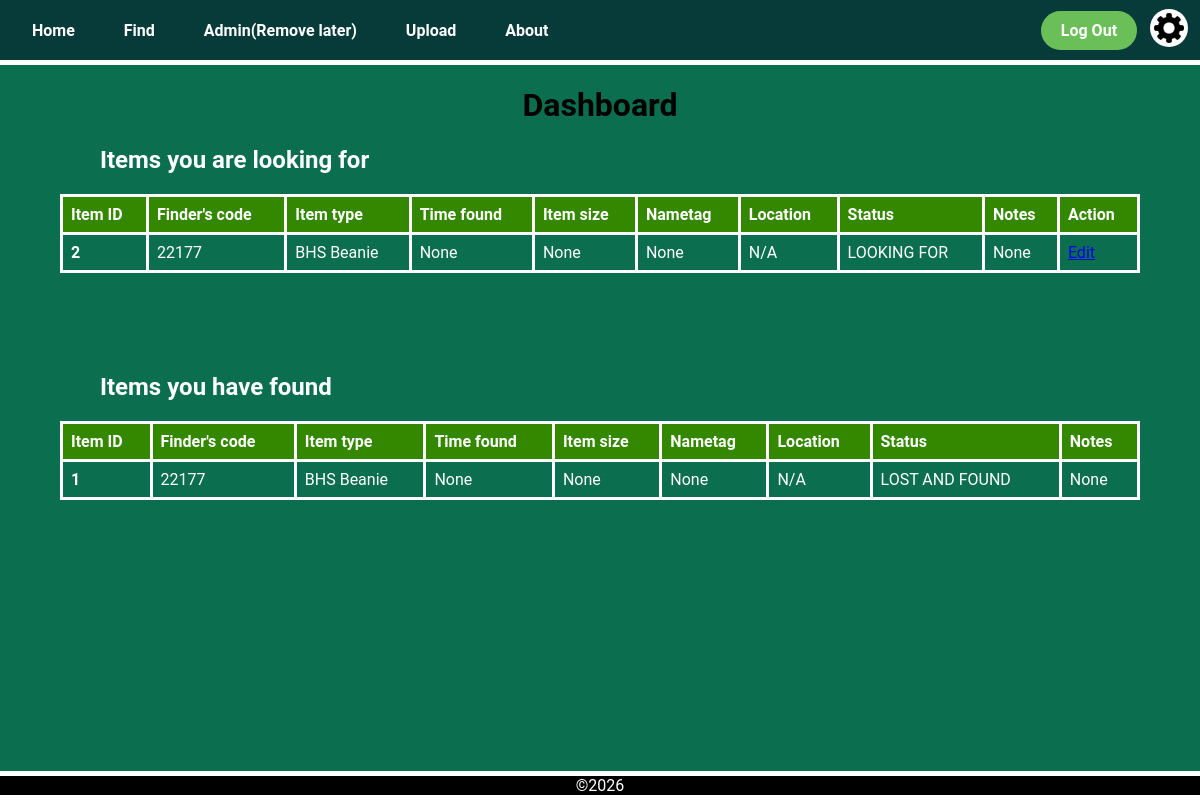
Page /dashboard (signed in) on the earlier database version.
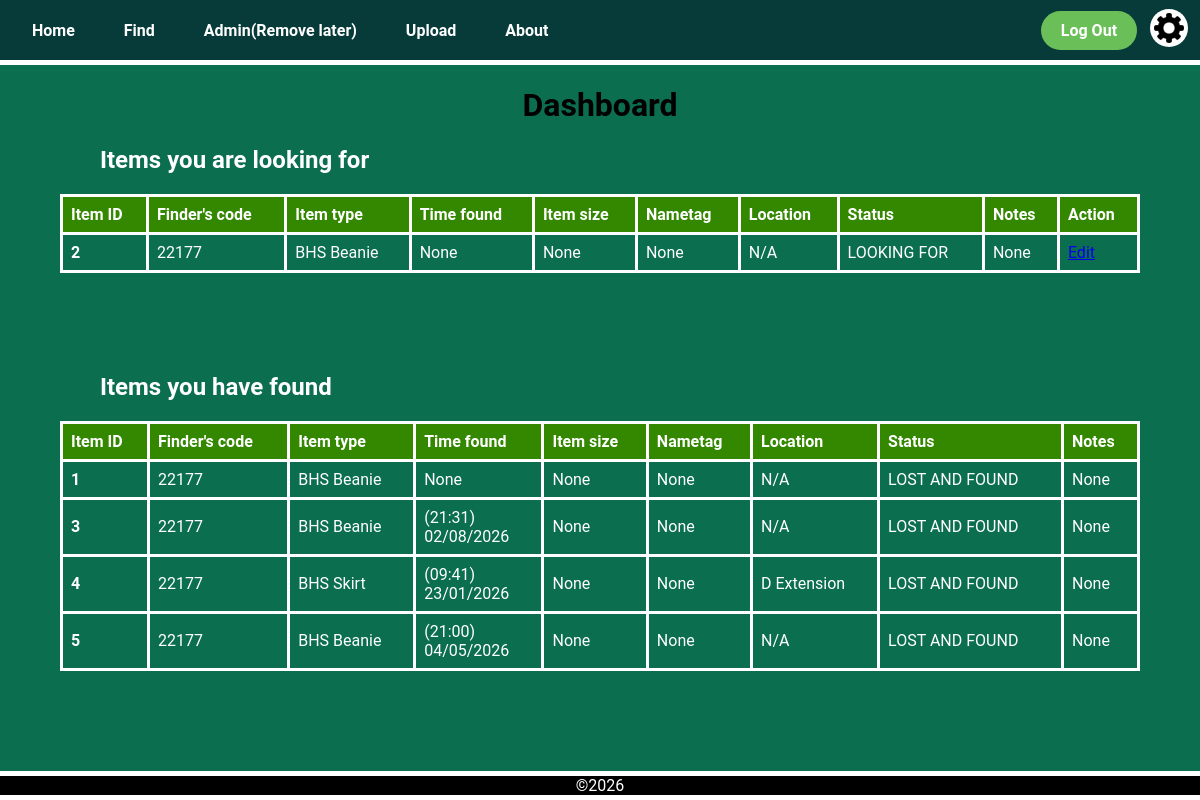
Same page on the later database version.
### app.py (models this page shows)
class LostItem(db.Model):
    __tablename__ = 'lost_item'
    item_id = db.Column(db.Integer, primary_key=True)
    finder_id = db.Column(db.String(6), db.ForeignKey('user.user_id'))
    item_type = db.Column(db.String(50))
    time_found = db.Column(db.String(50))
    size = db.Column(db.String(50))
    nametag = db.Column(db.String(50))
    location = db.Column(db.String(50))
    status = db.Column(db.String(50))
    notes = db.Column(db.String(50))
    colours = db.relationship('Colour', secondary='lostitem_colour', backref='lost_items')

### app.py (the view)
@app.route('/dashboard', methods=['POST', 'GET'])
@login_required
def dashboard():
    lost_items = LostItem.query.filter_by(finder_id=current_user.school_code,
                                          status='LOOKING FOR').all()
    lost_and_found_items = LostItem.query.filter_by(finder_id=current_user.school_code,
                                                    status='LOST AND FOUND').all()
    return render_template('dashboard.html',
                           title='Dashboard',
                           lost_items=lost_items,
                           lost_and_found_items=lost_and_found_items,
                           user_name = (f'{current_user.first_name} {current_user.last_name}'))

### app.py (called while the page is built)
@login_manager.user_loader
def load_user(user_id):
    return User.query.get(int(user_id))

@app.context_processor
def inject_variables():
    return dict(show_footer=True,
                logged_in = current_user.is_authenticated,
                min_time = "2026-01-01T00:00",
                current_time = datetime.now().strftime("%Y-%m-%dT%H:%M")
                )

@app.before_request
def before_request():
    if request.endpoint in ['logout', 'static']:
        return
    if current_user.is_authenticated is True and current_user.clearance == 4:
        return render_template("error.html",
                                    title="Forbidden",
                                    error_title="Your account has been disabled",
                                    error_message="Please contact an admin")

### templates/dashboard.html (shortened to what this page needs)
{% extends "layout.html" %}
{% block content %}
<h1 class="title">
    Dashboard
</h1>
<table class="item_info_table">
  <h2 class="sub_heading">Items you are looking for</h2>
    <tr>
      <th class="item_info_header">Item ID</th>
      <th class="item_info_header">Finder's code</th>
      <th class="item_info_header">Item type</th>
      <th class="item_info_header">Time found</th>
      <th class="item_info_header">Item size</th>
      <th class="item_info_header">Nametag</th>
      <th class="item_info_header">Location</th>
      <th class="item_info_header">Status</th>
      <th class="item_info_header">Notes</th>
      <th class="item_info_header">Action</th>
    </tr>
    {% for item in lost_items %}
    <tr class="item_info_row">
      <th>{{item.item_id}}</th>
      <td>{{item.finder_id}}</td>
      <td>{{item.item_type}}</td>
      <td>
        {% if item.time_found is not none %}
          ({{ item.time_found[11:16] }})<br>{{ item.time_found[8:10] }}/{{ item.time_found[5:7] }}/{{ item.time_found[0:4] }}
        {% else %}
          {{item.time_found}}
        {% endif %}
      </td>
      <td>{{item.size}}</td>
      <td>{{item.nametag}}</td>
      <td>{{item.location}}</td>
      <td>{{item.status}}</td>
      <td>{{item.notes}}</td>
      <td class="edit_item_button"><a href="/item/{{item.item_id}}">Edit</a></td>
    </tr>
    {% endfor %}
</table>
<table class="item_info_table">
  <h2 class="sub_heading">Items you have found</h2>
    <tr>
      <th class="item_info_header">Item ID</th>
      <th class="item_info_header">Finder's code</th>
      <th class="item_info_header">Item type</th>
      <th class="item_info_header">Time found</th>
      <th class="item_info_header">Item size</th>
      <th class="item_info_header">Nametag</th>
      <th class="item_info_header">Location</th>
      <th class="item_info_header">Status</th>
      <th class="item_info_header">Notes</th>
    </tr>
    {% for item in lost_and_found_items %}
    <tr class="item_info_row">
      <th>{{item.item_id}}</th>
      <td>{{item.finder_id}}</td>
      <td>{{item.item_type}}</td>
      <td>
        {% if item.time_found is not none %}
          ({{ item.time_found[11:16] }})<br>{{ item.time_found[8:10] }}/{{ item.time_found[5:7] }}/{{ item.time_found[0:4] }}
        {% else %}
          {{item.time_found}}
        {% endif %}
      </td>
      <td>{{item.size}}</td>
      <td>{{item.nametag}}</td>
      <td>{{item.location}}</td>
      <td>{{item.status}}</td>
      <td>{{item.notes}}</td>
    </tr>
    {% endfor %}
</table>
{% endblock %}

### templates/layout.html (shortened to what this page needs)
<!DOCTYPE html>
<html lang="en">
<head>
    <link rel="stylesheet" href="{{ url_for('static', filename='css/style.css') }}">
</head>
<body>
    <nav>{% include "navigation.html"%}</nav>
    <main>{% block content %} {% endblock %}</main>
    {% if show_footer %}
    <footer>
        ©2026
    </footer>
    {% endif %}
</body>
</html>

### templates/navigation.html
<div class="navigation_bar">
    <div class="navigation_links">
        <a href="/home">Home</a>
        <a href="/find">Find</a>
        <a href="/admin">Admin(Remove later)</a>
        <a href="/upload">Upload</a>
        <a href="/about">About</a>
    </div>
    {% if logged_in %}
    <div class="navigation_buttons">
        <div class="signlog">
            <a href="logout">Log Out</a>
        </div>
        <a class="settings_button" href="settings">
            <img src="/static/images/settings_button.png" alt="Settings">
        </a>
    </div>
    {% else %}
    <div class="signlog">
        <a href="/login">Login</a>
        <a href="/signup">Signup</a>
    </div>
    {% endif %}
</div>

### static/css/style.css (style rules this page uses)
body { background-color: var(--dark-emerald); font-family: "Roboto", sans-serif; margin: 0; padding: 0; color: black; }
.title { text-align: center; }
:root { --dark-teal: #073b3aff; --dark-emerald: #0b6e4fff; --medium-jungle: #08a045ff; --moss-green: #6bbf59ff; --soft-fawn: #ddb771ff; --transition-time: 0.4s; }
.navigation_bar { background-color: var(--dark-teal); display: flex; justify-content: space-between; align-items: center; padding: 0 12px; margin-left: 0; border-bottom: 5px solid white; height: 60px; }
.navigation_links a { margin-right: 5px; padding: 20px 20px; border-radius: 2px; color: #FFFFFF; font-weight: bold; text-decoration: none; height: 100%; transition: var(--transition-time); }
.signlog a { margin-right: 0px; margin-left: 9px; background-color: var(--moss-green); color:#FFFFFF; padding: 10px 20px; border-radius: 50px; font-weight: bold; text-decoration: none; transition: var(--transition-time); }
.signlog, .settings_button { display: inline-block; vertical-align: middle; }
.settings_button img { width: 30px; height: 30px; margin: 0; padding: 4px; background-color: white; border-radius: 100%; cursor: pointer; margin-left: 9px; }
.sub_heading { text-align: left; color: white; margin-left: 100px; }
.item_info_table { border-collapse: collapse; width: 90%; margin: 0 auto 100px auto; text-align: left; color: #FFFFFF; border: 3px solid white; }
.item_info_table th { border: 3px solid white; text-align: left; padding: 8px; }
.item_info_table td { border: 3px solid white; text-align: left; padding: 8px; }
.item_info_header { background-color: #338800; }
footer { background-color: #000000; border-top: 5px solid white; border-bottom: 5px solid white; text-align: center; color: white; width: 100%; position: fixed; bottom: 0; }

Differences in the rows shown:
added LostItem: item_id "3", finder_id "22177", item_type "BHS Beanie", time_found "21:31", time_found "02", time_found "08", time_found "2026", size "None", nametag "None", location "N/A", status "LOST AND FOUND", notes "None", shown under "Items you have found"
added LostItem: item_id "4", finder_id "22177", item_type "BHS Skirt", time_found "09:41", time_found "23", time_found "01", time_found "2026", size "None", nametag "None", location "D Extension", status "LOST AND FOUND", notes "None", shown under "Items you have found"
added LostItem: item_id "5", finder_id "22177", item_type "BHS Beanie", time_found "21:00", time_found "04", time_found "05", time_found "2026", size "None", nametag "None", location "N/A", status "LOST AND FOUND", notes "None", shown under "Items you have found"
